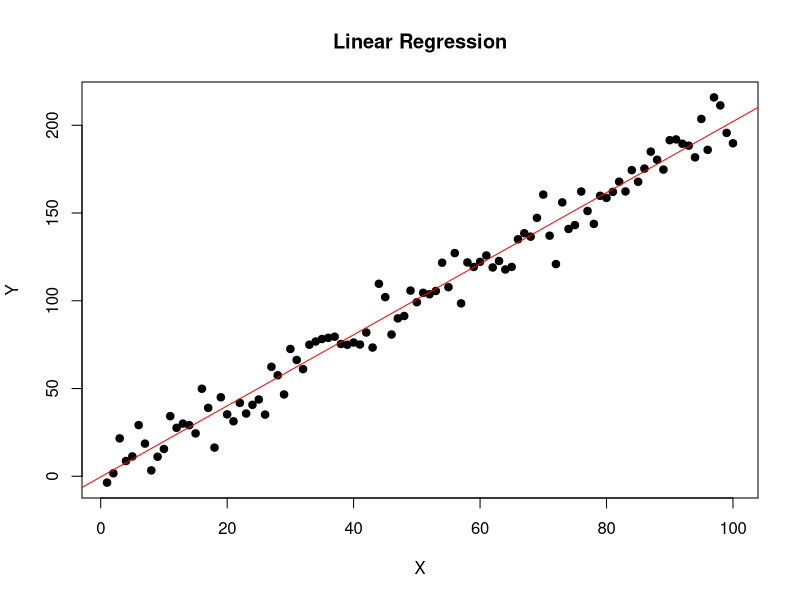
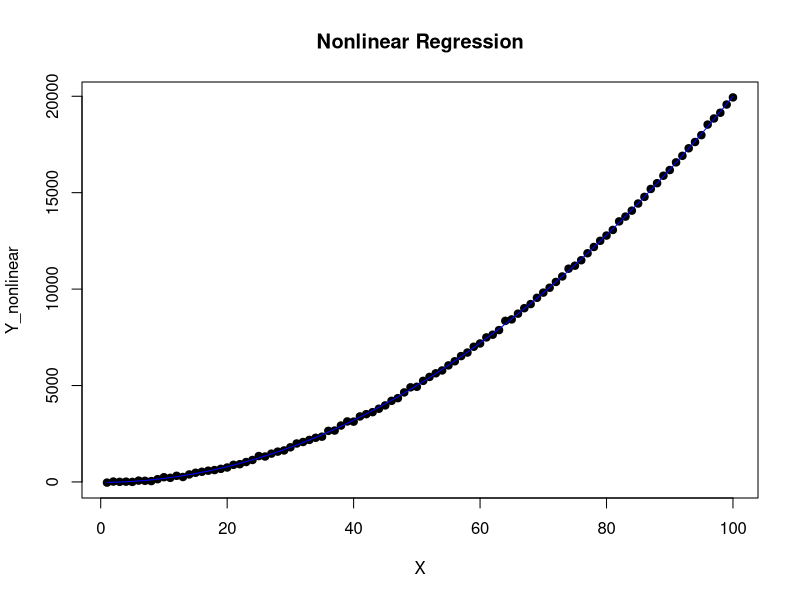

These figures' R source, in order:
## ---- chunk 1
# Sample Data
set.seed(123)
X <- 1:100
Y <- 2*X + rnorm(100, mean = 0, sd = 10)  # Linear relationship with some noise

# Linear Model
linear_model <- lm(Y ~ X)

# Visualization
plot(X, Y, main = "Linear Regression", xlab = "X", ylab = "Y", pch = 19)
abline(linear_model, col = "red")  # Adds the regression line

## ---- chunk 2
# Nonlinear Relationship
Y_nonlinear <- 2*X^2 + rnorm(100, mean = 0, sd = 50)

# Nonlinear Model (e.g., polynomial regression)
nonlinear_model <- lm(Y_nonlinear ~ poly(X, 2))

# Visualization
plot(X, Y_nonlinear, main = "Nonlinear Regression", xlab = "X", ylab = "Y_nonlinear", pch = 19)
lines(X, predict(nonlinear_model, list(X = X)), col = "blue")

